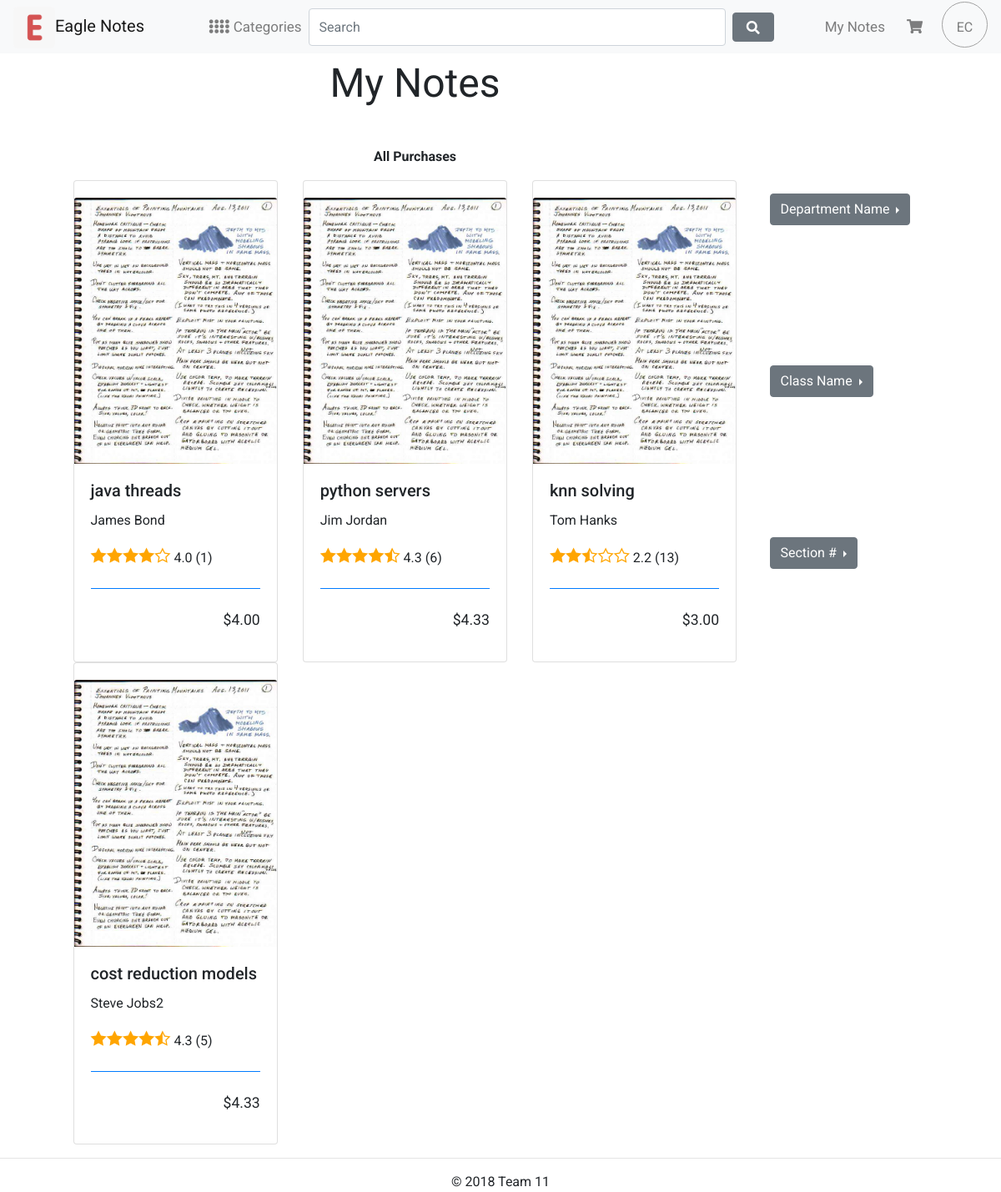
/mynotes/, run on the app's committed database.
### market/models.py (models this page shows, shortened)
class Notes(models.Model):
    note_name = models.CharField(max_length=60, unique = True)
    slug = models.SlugField(max_length=80,unique= True)
    note_summary = models.TextField(blank=True)
    category = models.ForeignKey(Category, on_delete=models.CASCADE)
    note_price = models.DecimalField(max_digits =10, decimal_places = 2)
    note_snippet = models.ImageField(upload_to = 'Notes', blank = True)
    note_image1 = models.ImageField(upload_to = 'Notes', blank = True)
    note_image2 = models.ImageField(upload_to = 'Notes', blank = True)
    note_image3 = models.ImageField(upload_to = 'Notes', blank = True)
    note_date_created = models.DateTimeField(auto_now_add=True)
    note_updated= models.DateTimeField(auto_now= True)
    note_times_purchased = models.IntegerField(default=0)
    ratings = models.DecimalField(max_digits =3, decimal_places = 1)
    note_uploader_user = models.CharField(max_length=60)
    def prod_id(self):
        return self.id
    def get_selected_note_url(self):
        return reverse('mynotes:selected_note', args=[self.prod_id()])
    def get_complete_star(self):
        star_html = generate_star_html(self.ratings)
        c = Context({"my_name": "Adrian"})
        return Template(star_html).render(c)
    class Meta:
        ordering = ('note_name',)
        verbose_name = 'note'
        verbose_name_plural = 'notes'

### mynotes/views.py (the view)
# urls.py: path('', views.mynotes,name="mynotes"),
def mynotes(request):
    ids_list = []
    purchases_notes_ids = MyPurchases.objects.all()
    for x in purchases_notes_ids:
        ids_list.append(x.notes_id)
    print(ids_list)
    print(purchases_notes_ids)
    notes_purchased_list = []
    for x in ids_list:
        print(x)
        notes_purchased_list.append(Notes.objects.get(id=x))
    print(notes_purchased_list)
    return render(request, "mynotes/notes.html", {'mynotes':'mynotestest','ids':ids_list,'notes_purchased':notes_purchased_list})

### mynotes/templates/mynotes/notes.html (shortened to what this page needs)
{% extends "base.html" %}
{% load staticfiles %}
{%block content%}
    <div class="row">
        <div class="col-1">
        </div>
        <div class="col-8">
          <p class="text-center page_title">My Notes</p>
          <br>
          <p class="text-center title">All Purchases</p>
    <div class="row">
      {% for note in notes_purchased%}
      {% if forloop.first %}
       <div class="card-deck">
      {%endif%}
      {% if forloop.counter|divisibleby:3 %}
      <div class="card" style="">
        <a href="{{note.get_selected_note_url}}"><img class="card-img-top" src="{{note.note_snippet.url}}" alt="Card image cap" style="max-height:320px; max-width: 350px; margin-top: 20px;"></a>
        <div class="card-body">
          <h5 class="card-title">{{note.note_name}}</h5>
         <p class="smaller_lighter">{{note.note_uploader_user}}</p>
         <div >
           {{note.get_complete_star}}
            <span class = "rating_info rating_number">{{note.ratings}}</span>
            <span class = "rating_info smaller_lighter">({{ note.note_times_purchased }})</span>
          </div>
          <br>
          <div class="card-footer bg-transparent border-primary width:100%;">
        </div>
          <p style=" float:right;font-size:1.1em;">${{note.note_price}}</p>
        </div>
      </div>
        </div>
        <br>
        <br>
         <div class="card-deck">
         {%else%}
         <div class="card" style="width: 30%;">
           <a href="{{note.get_selected_note_url}}"><img class="card-img-top" src="{{note.note_snippet.url}}" alt="Card image cap" style="max-height:320px; max-width: 300px; margin-top: 20px;"></a>
           <div class="card-body">
             <h5 class="card-title">{{note.note_name}}</h5>
            <p class="smaller_lighter">{{note.note_uploader_user}}</p>
            <div >
              {{note.get_complete_star}}
               <span class = "rating_info rating_number">{{note.ratings}}</span>
               <span class = "rating_info smaller_lighter">({{ note.note_times_purchased }})</span>
             </div>
             <br>
             <div class="card-footer bg-transparent border-primary width:100%;">
           </div>
             <p style=" float:right;font-size:1.1em;">${{note.note_price}}</p>
           </div>
         </div>
         {%endif%}
      {%endfor%}
</div>
</div>
        </div>
        <div class="col-3">
            <br>
            <br>
            <br>
            <br>
            <br>
            <br>
            <br>
                <div class="dropright">
                        <button class="btn btn-secondary dropdown-toggle" type="button" id="dropdownMenuButton" data-toggle="dropdown" aria-haspopup="true" aria-expanded="false">
                          Department Name
                        </button>
                </div>
                <br>
                <br>
                <br>
                <br>
                <br>
                <br>
                <br>
                <div class="dropright">
                        <button class="btn btn-secondary dropdown-toggle" type="button" id="dropdownMenuButton" data-toggle="dropdown" aria-haspopup="true" aria-expanded="false">
                          Class Name
                        </button>
                </div>
                <br>
                <br>
                <br>
                <br>
                <br>
                <br>
                <br>
                <div class="dropright">
                        <button class="btn btn-secondary dropdown-toggle" type="button" id="dropdownMenuButton" data-toggle="dropdown" aria-haspopup="true" aria-expanded="false">
                          Section #
                        </button>
                </div>
            </div>
        </div>
{%endblock%}

### ntc/static/css/custom.css (style rules this page uses)
body { font-family: 'Roboto', sans-serif; }

### ntc/static/css/ratings.css (style rules this page uses)
.rating { font-family:sans-serif; font-size:x-large; font-family:star-rating; color:orange; }

### ntc/static/css/notes.css (style rules this page uses)
.page_title { font-size: 3em; }
.title { font-size: 1em; font-weight: bold; }

### data on the page
Notes: note_snippet (picture), note_name "java threads", note_uploader_user "James Bond", get_complete_star "● ● ● ● ○", ratings "4.0", note_times_purchased "1", note_price "4.00"
Notes: note_snippet (picture), note_name "python servers", note_uploader_user "Jim Jordan", get_complete_star "● ● ● ● ◐", ratings "4.3", note_times_purchased "6", note_price "4.33"
Notes: note_snippet (picture), note_name "knn solving", note_uploader_user "Tom Hanks", get_complete_star "● ● ◐ ○ ○", ratings "2.2", note_times_purchased "13", note_price "3.00"
Notes: note_snippet (picture), note_name "cost reduction models", note_uploader_user "Steve Jobs2", get_complete_star "● ● ● ● ◐", ratings "4.3", note_times_purchased "5", note_price "4.33"
